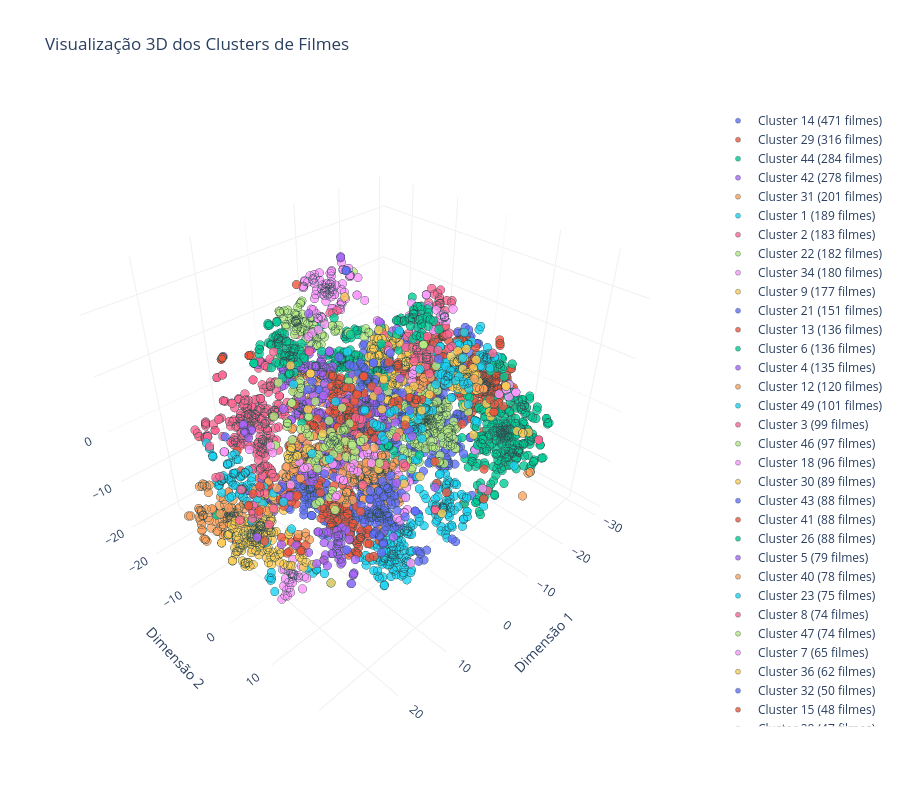

Notebook cell for this chart:
### Code cell
import plotly.graph_objects as go
from sklearn.manifold import TSNE

# Reduz para 3D usando t-SNE
tsne = TSNE(n_components=3, random_state=42, perplexity=30, max_iter=1000)
reduced_data_3d = tsne.fit_transform(count_pca)

# Atualiza o DataFrame com as novas coordenadas 3D
plot_df_3d = df2.copy()
plot_df_3d['x'] = reduced_data_3d[:, 0]
plot_df_3d['y'] = reduced_data_3d[:, 1]
plot_df_3d['z'] = reduced_data_3d[:, 2]

# Se 'genres' contém listas, crie uma coluna de string
plot_df_3d['genres_str'] = plot_df_3d['genres'].apply(lambda x: ', '.join(x) if isinstance(x, list) else str(x))

# Ordena os clusters pelo tamanho (do maior para o menor)
cluster_order = plot_df_3d['cluster'].value_counts().index

# Cria a figura 3D
fig_3d = go.Figure()

# Adiciona um trace para cada cluster
for cluster_id in cluster_order:
    cluster_data = plot_df_3d[plot_df_3d['cluster'] == cluster_id]
    fig_3d.add_trace(go.Scatter3d(
        x=cluster_data['x'],
        y=cluster_data['y'],
        z=cluster_data['z'],
        mode='markers',
        name=f'Cluster {cluster_id} ({len(cluster_data)} filmes)',
        marker=dict(
            size=5,
            opacity=0.8,
            line=dict(width=0.5, color='DarkSlateGrey')
        ),
        text=cluster_data['title'] + '<br>Gêneros: ' + cluster_data['genres_str'],
        hoverinfo='text'
    ))

# Ajusta o layout
fig_3d.update_layout(
    title='Visualização 3D dos Clusters de Filmes',
    scene=dict(
        xaxis_title='Dimensão 1',
        yaxis_title='Dimensão 2',
        zaxis_title='Dimensão 3',
        xaxis=dict(backgroundcolor="white", gridcolor='#f0f0f0'),
        yaxis=dict(backgroundcolor="white", gridcolor='#f0f0f0'),
        zaxis=dict(backgroundcolor="white", gridcolor='#f0f0f0')
    ),
    legend=dict(
        yanchor="top",
        y=0.99,
        xanchor="left",
        x=1.1,
        bgcolor='rgba(255,255,255,0.8)'
    ),
    height=800,
    margin=dict(r=200)
)

fig_3d.show()
